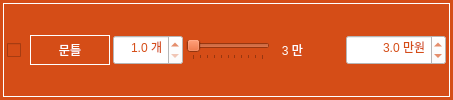
              <widget class="QFrame" name="frame_129">
               <property name="minimumSize">
                <size>
                 <width>0</width>
                 <height>30</height>
                </size>
               </property>
               <property name="maximumSize">
                <size>
                 <width>16777215</width>
                 <height>16777215</height>
                </size>
               </property>
               <property name="font">
                <font>
                 <family>나눔고딕 ExtraBold</family>
                 <pointsize>9</pointsize>
                 <weight>9</weight>
                 <italic>false</italic>
                 <bold>false</bold>
                </font>
               </property>
               <property name="styleSheet">
                <string notr="true">background-color: rgb(213, 77, 23);
font: 75 9pt &quot;나눔고딕 ExtraBold&quot;;</string>
               </property>
               <layout class="QHBoxLayout" name="horizontalLayout_276">
                <property name="leftMargin">
                 <number>3</number>
                </property>
                <property name="topMargin">
                 <number>3</number>
                </property>
                <property name="rightMargin">
                 <number>3</number>
                </property>
                <property name="bottomMargin">
                 <number>3</number>
                </property>
                <item>
                 <widget class="QFrame" name="horizontalFrame_27">
                  <property name="styleSheet">
                   <string notr="true">color: rgb(255, 255, 255);</string>
                  </property>
                  <property name="frameShape">
                   <enum>QFrame::Box</enum>
                  </property>
                  <layout class="QHBoxLayout" name="horizontalLayout_98">
                   <property name="spacing">
                    <number>3</number>
                   </property>
                   <property name="leftMargin">
                    <number>3</number>
                   </property>
                   <property name="topMargin">
                    <number>3</number>
                   </property>
                   <property name="rightMargin">
                    <number>3</number>
                   </property>
                   <property name="bottomMargin">
                    <number>3</number>
                   </property>
                   <item>
                    <widget class="QCheckBox" name="checkBox_demol_doorFrame">
                     <property name="minimumSize">
                      <size>
                       <width>20</width>
                       <height>30</height>
                      </size>
                     </property>
                     <property name="maximumSize">
                      <size>
                       <width>16777215</width>
                       <height>16777215</height>
                      </size>
                     </property>
                     <property name="styleSheet">
                      <string notr="true">color: rgb(255, 255, 255);</string>
                     </property>
                     <property name="text">
                      <string/>
                     </property>
                     <property name="checked">
                      <bool>false</bool>
                     </property>
                     <property name="tristate">
                      <bool>false</bool>
                     </property>
                    </widget>
                   </item>
                   <item>
                    <widget class="QLabel" name="label_31">
                     <property name="sizePolicy">
                      <sizepolicy hsizetype="Preferred" vsizetype="Fixed">
                       <horstretch>0</horstretch>
                       <verstretch>0</verstretch>
                      </sizepolicy>
                     </property>
                     <property name="minimumSize">
                      <size>
                       <width>80</width>
                       <height>30</height>
                      </size>
                     </property>
                     <property name="maximumSize">
                      <size>
                       <width>80</width>
                       <height>16777215</height>
                      </size>
                     </property>
                     <property name="font">
                      <font>
                       <family>나눔고딕 ExtraBold</family>
                       <pointsize>9</pointsize>
                       <weight>9</weight>
                       <italic>false</italic>
                       <bold>false</bold>
                      </font>
                     </property>
                     <property name="styleSheet">
                      <string notr="true">background-color: rgb(213, 77, 23);
color: rgb(255, 255, 255);</string>
                     </property>
                     <property name="frameShape">
                      <enum>QFrame::Box</enum>
                     </property>
                     <property name="text">
                      <string>문틀</string>
                     </property>
                     <property name="alignment">
                      <set>Qt::AlignCenter</set>
                     </property>
                    </widget>
                   </item>
                   <item>
                    <widget class="QDoubleSpinBox" name="doubleSpinBox_demol_area_doorFrame">
                     <property name="minimumSize">
                      <size>
                       <width>70</width>
                       <height>30</height>
                      </size>
                     </property>
                     <property name="styleSheet">
                      <string notr="true">background-color: rgb(255, 255, 255);
color: rgb(213, 77, 23);</string>
                     </property>
                     <property name="alignment">
                      <set>Qt::AlignRight|Qt::AlignTrailing|Qt::AlignVCenter</set>
                     </property>
                     <property name="prefix">
                      <string/>
                     </property>
                     <property name="suffix">
                      <string> 개</string>
                     </property>
                     <property name="decimals">
                      <number>1</number>
                     </property>
                     <property name="minimum">
                      <double>1.000000000000000</double>
                     </property>
                     <property name="maximum">
                      <double>20.000000000000000</double>
                     </property>
                     <property name="singleStep">
                      <double>1.000000000000000</double>
                     </property>
                     <property name="value">
                      <double>1.000000000000000</double>
                     </property>
                    </widget>
                   </item>
                   <item>
                    <widget class="QSlider" name="horizontalSlider_demol_doorFrame">
                     <property name="minimum">
                      <number>30</number>
                     </property>
                     <property name="maximum">
                      <number>50</number>
                     </property>
                     <property name="singleStep">
                      <number>1</number>
                     </property>
                     <property name="pageStep">
                      <number>1</number>
                     </property>
                     <property name="value">
                      <number>30</number>
                     </property>
                     <property name="orientation">
                      <enum>Qt::Horizontal</enum>
                     </property>
                     <property name="invertedAppearance">
                      <bool>false</bool>
                     </property>
                     <property name="invertedControls">
                      <bool>false</bool>
                     </property>
                     <property name="tickPosition">
                      <enum>QSlider::TicksBelow</enum>
                     </property>
                     <property name="tickInterval">
                      <number>2</number>
                     </property>
                    </widget>
                   </item>
                   <item>
                    <widget class="QLabel" name="label_demol_doorFrame">
                     <property name="minimumSize">
                      <size>
                       <width>30</width>
                       <height>0</height>
                      </size>
                     </property>
                     <property name="text">
                      <string>3 만</string>
                     </property>
                     <property name="alignment">
                      <set>Qt::AlignRight|Qt::AlignTrailing|Qt::AlignVCenter</set>
                     </property>
                    </widget>
                   </item>
                   <item>
                    <spacer name="horizontalSpacer_17">
                     <property name="orientation">
                      <enum>Qt::Horizontal</enum>
                     </property>
                     <property name="sizeType">
                      <enum>QSizePolicy::Preferred</enum>
                     </property>
                     <property name="sizeHint" stdset="0">
                      <size>
                       <width>40</width>
                       <height>20</height>
                      </size>
                     </property>
                    </spacer>
                   </item>
                   <item>
                    <widget class="QDoubleSpinBox" name="doubleSpinBox_demol_cost_doorFrame">
                     <property name="minimumSize">
                      <size>
                       <width>100</width>
                       <height>30</height>
                      </size>
                     </property>
                     <property name="styleSheet">
                      <string notr="true">background-color: rgb(255, 255, 255);
color: rgb(213, 77, 23);</string>
                     </property>
                     <property name="alignment">
                      <set>Qt::AlignRight|Qt::AlignTrailing|Qt::AlignVCenter</set>
                     </property>
                     <property name="prefix">
                      <string/>
                     </property>
                     <property name="suffix">
                      <string> 만원</string>
                     </property>
                     <property name="decimals">
                      <number>1</number>
                     </property>
                     <property name="minimum">
                      <double>1.000000000000000</double>
                     </property>
                     <property name="maximum">
                      <double>500.000000000000000</double>
                     </property>
                     <property name="singleStep">
                      <double>1.000000000000000</double>
                     </property>
                     <property name="value">
                      <double>3.000000000000000</double>
                     </property>
                    </widget>
                   </item>
                  </layout>
                 </widget>
                </item>
               </layout>
              </widget>
